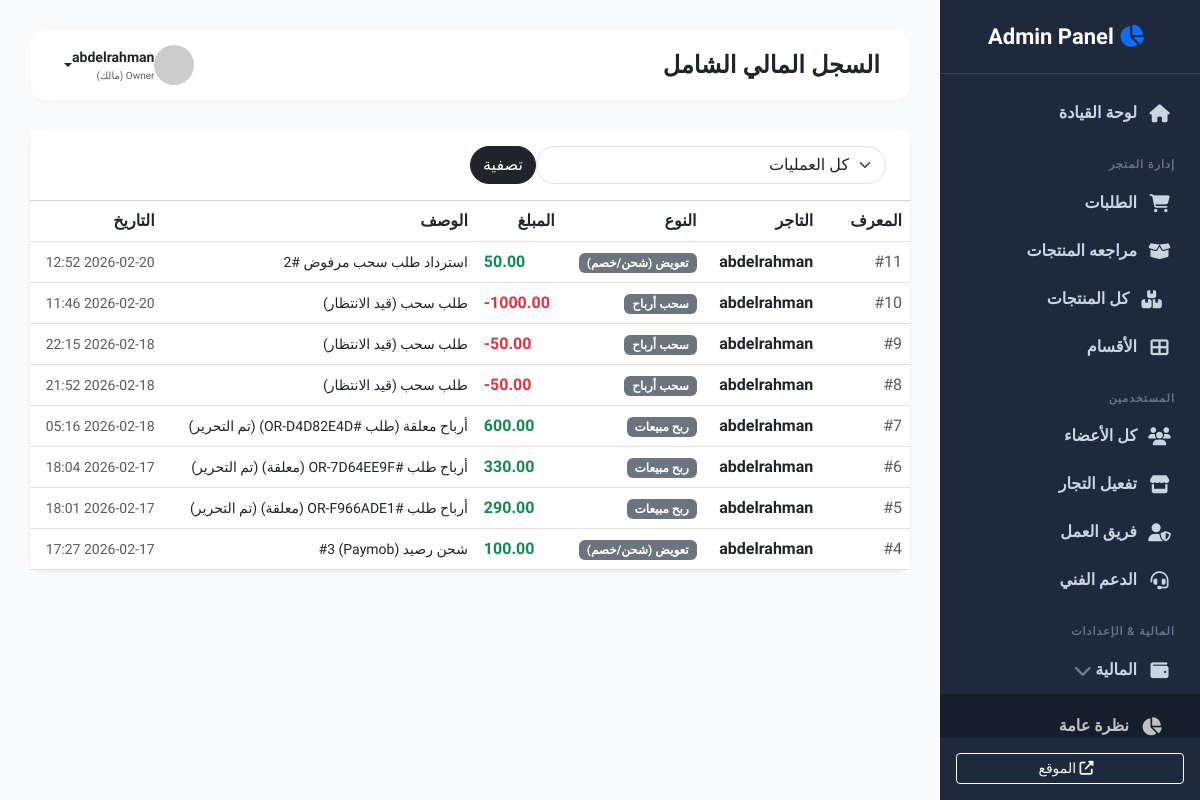
Page /super/finance/logs/ (signed in) on the earlier database version.
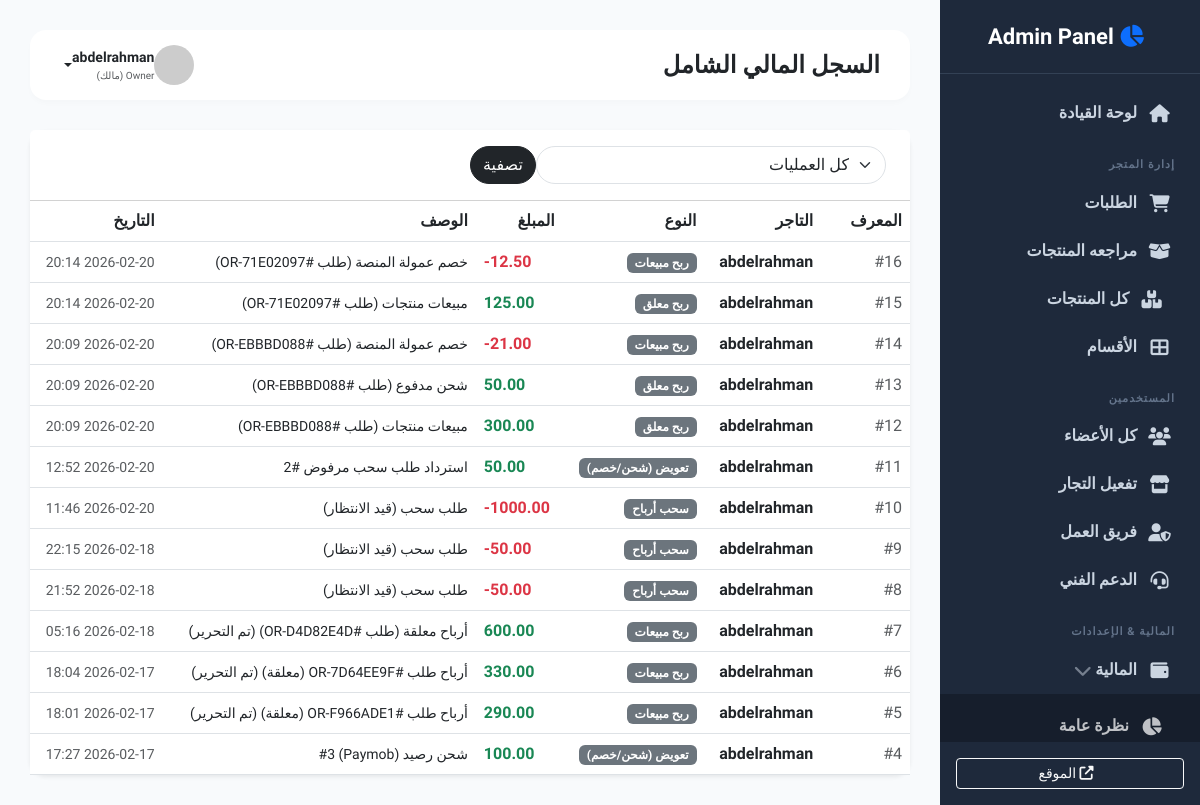
Same page on the later database version.
### store/models.py (models this page shows, shortened)
class WalletTransaction(models.Model):
    class TxType(models.TextChoices):
        SALE = "SALE", "ربح مبيعات"
        PENDING = "PENDING", "ربح معلق"
        COMPENSATION = "COMPENSATION", "تعويض (شحن/خصم)"
        WITHDRAWAL = "WITHDRAWAL", "سحب أرباح"
        REFUND_DEDUCTION = "REFUND", "خصم مرتجع"
    wallet = models.ForeignKey(Wallet, on_delete=models.CASCADE, related_name='transactions')
    amount = models.DecimalField(max_digits=10, decimal_places=2, verbose_name="المبلغ")
    transaction_type = models.CharField(max_length=20, choices=TxType.choices, verbose_name="نوع العملية")
    related_order_id = models.CharField(max_length=50, null=True, blank=True, verbose_name="رقم الطلب المرتبط")
    description = models.CharField(max_length=255, verbose_name="وصف العملية")
    created_at = models.DateTimeField(auto_now_add=True)
    balance_after = models.DecimalField(max_digits=12, decimal_places=2, verbose_name="الرصيد بعد العملية")
    is_released = models.BooleanField(default=False, verbose_name="تم تحرير الرصيد") # <--- أضفه هنا

class Wallet(models.Model):
    merchant = models.OneToOneField(MerchantProfile, on_delete=models.CASCADE, related_name='wallet')
    balance = models.DecimalField(max_digits=12, decimal_places=2, default=0.00, verbose_name="الرصيد الحالي")
    updated_at = models.DateTimeField(auto_now=True)
    pending_balance = models.DecimalField(max_digits=12, decimal_places=2, default=0.00, verbose_name="رصيد معلق")

class MerchantProfile(models.Model):
    user = models.OneToOneField(settings.AUTH_USER_MODEL, on_delete=models.CASCADE, related_name='merchant_profile')
    national_id = models.CharField(max_length=14, unique=True, verbose_name="الرقم القومي")
    id_card_front = models.ImageField(upload_to='merchant_ids/', verbose_name="صورة البطاقة (أمام)")
    id_card_back = models.ImageField(upload_to='merchant_ids/', verbose_name="صورة البطاقة (خلف)")
    shop_image = models.ImageField(upload_to='shops/', verbose_name="صورة المحل/الشخصية")
    minimum_balance_required = models.DecimalField(
        max_digits=10, decimal_places=2, default=0.00,
        verbose_name="الحد الأدنى للرصيد"
    )
    is_approved = models.BooleanField(default=False, verbose_name="تمت الموافقة من المشرف")
    created_at = models.DateTimeField(auto_now_add=True)
    tax_register_number = models.CharField(max_length=50, blank=True, null=True, verbose_name="رقم السجل الضريبي")
    goods_quantity = models.CharField(max_length=100, verbose_name="كمية البضاعة المحتملة")
    goods_types = models.TextField(verbose_name="أنواع البضاعة")
    goods_average_price = models.CharField(max_length=100, verbose_name="متوسط الأسعار")
    goods_sizes = models.TextField(verbose_name="المقاسات المتاحة")
    free_shipping_threshold = models.PositiveIntegerField(default=0, verbose_name="حد الشحن المجاني (عدد قطع)")
    is_free_shipping_active = models.BooleanField(default=False, verbose_name="تفعيل عرض الشحن المجاني")

### accounts/models.py (models this page shows, shortened)
class User(AbstractUser):
    class Role(models.TextChoices):
        CUSTOMER = "CUSTOMER", "عميل"
        MERCHANT = "MERCHANT", "تاجر"
        OWNER = "OWNER", "Owner (مالك)"
        ADMIN_LVL2 = "ADMIN_LVL2", "مشرف درجة ثانية"
        ADMIN_LVL3 = "ADMIN_LVL3", "مشرف درجة ثالثة (خدمة عملاء)"
    role = models.CharField(max_length=20, choices=Role.choices, default=Role.CUSTOMER)
    phone_primary = models.CharField(max_length=15, unique=True, verbose_name="رقم الهاتف الأساسي")
    phone_secondary = models.CharField(max_length=15, blank=True, null=True, verbose_name="رقم هاتف احتياطي")
    device_id = models.CharField(max_length=255, blank=True, null=True, help_text="لمنع تكرار الحسابات من نفس الجهاز")
    is_banned = models.BooleanField(default=False, verbose_name="محظور")

### supervisor/views.py (the view)
# urls.py: path('finance/logs/', views.finance_logs, name='super_finance_logs'),
@login_required
def finance_logs(request):
    if not is_supervisor(request.user): return redirect('home')
    tx_type = request.GET.get('type')
    logs = WalletTransaction.objects.all().select_related('wallet__merchant__user').order_by('-created_at')
    if tx_type:
        logs = logs.filter(transaction_type=tx_type)
    return render(request, 'supervisor/finance_logs.html', {'logs': logs})

### store/context_processors.py (called while the page is built)
def site_settings(request):
    settings = SiteSetting.objects.first()
    return {'site_settings': settings}

### supervisor/views.py (called while the page is built)
def is_supervisor(user):
    return user.is_superuser or user.role in [User.Role.ADMIN_LVL2, User.Role.ADMIN_LVL3, User.Role.OWNER]

### templates/supervisor/finance_logs.html (shortened to what this page needs)
{% extends 'supervisor/base_supervisor.html' %}
{% block page_title %}السجل المالي الشامل{% endblock %}
{% block content %}
<div class="card border-0 shadow-sm rounded-4">
    <div class="card-header bg-white py-3">
        <form class="d-flex w-50">
            <select name="type" class="form-select rounded-pill me-2">
                <option value="">كل العمليات</option>
            </select>
            <button class="btn btn-dark rounded-pill">تصفية</button>
        </form>
    </div>
    <div class="table-responsive">
        <table class="table table-hover align-middle mb-0">
            <thead class="bg-light">
                <tr>
                    <th class="ps-4">المعرف</th>
                    <th>التاجر</th>
                    <th>النوع</th>
                    <th>المبلغ</th>
                    <th>الوصف</th>
                    <th>التاريخ</th>
                </tr>
            </thead>
            <tbody>
                {% for log in logs %}
                <tr>
                    <td class="ps-4 text-muted">#{{ log.id }}</td>
                    <td class="fw-bold">{{ log.wallet.merchant.user.first_name }}</td>
                    <td><span class="badge bg-secondary">{{ log.get_transaction_type_display }}</span></td>
                    <td class="{% if log.amount > 0 %}text-success{% else %}text-danger{% endif %} fw-bold" dir="ltr">
                        {{ log.amount }}
                    </td>
                    <td class="small">{{ log.description }}</td>
                    <td class="small text-muted">{{ log.created_at|date:"Y-m-d H:i" }}</td>
                </tr>
                {% endfor %}
            </tbody>
        </table>
    </div>
</div>
{% endblock %}

Differences in the rows shown:
added WalletTransaction: id "16", wallet.merchant.user.first_name "abdelrahman", transaction_type "ربح مبيعات", amount "-12.50", description "خصم عمولة المنصة (طلب #OR-71E02097)", created_at "2026-02-20 20:14"
added WalletTransaction: id "15", wallet.merchant.user.first_name "abdelrahman", transaction_type "ربح معلق", amount "125.00", description "مبيعات منتجات (طلب #OR-71E02097)", created_at "2026-02-20 20:14"
added WalletTransaction: id "14", wallet.merchant.user.first_name "abdelrahman", transaction_type "ربح مبيعات", amount "-21.00", description "خصم عمولة المنصة (طلب #OR-EBBBD088)", created_at "2026-02-20 20:09"
added WalletTransaction: id "13", wallet.merchant.user.first_name "abdelrahman", transaction_type "ربح معلق", amount "50.00", description "شحن مدفوع (طلب #OR-EBBBD088)", created_at "2026-02-20 20:09"
added WalletTransaction: id "12", wallet.merchant.user.first_name "abdelrahman", transaction_type "ربح معلق", amount "300.00", description "مبيعات منتجات (طلب #OR-EBBBD088)", created_at "2026-02-20 20:09"
